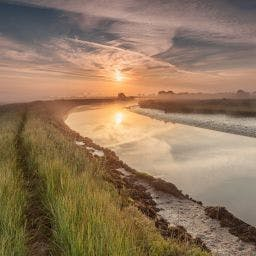
#> input picture natual_im_1.jpg, 256 x 256 px, found by its file name
$ python filtering.py
#> lines starting #> are read from the running program, lines starting #| are printed output that depends on the picture
### HW_6/butterworth_filter.py
import math
import numpy as np


class ButterworthFilter():

    def __init__(self):
        pass

    def __distance(self, point1,point2):
        return math.sqrt((point1[0]-point2[0])**2 + (point1[1]-point2[1])**2)

    # [17 lines left out: functions FPLP, FPHP, not called in this run]

### HW_6/filtering.py
from ideal_filter import IdealFilter
from butterworth_filter import ButterworthFilter
from PIL import Image
import numpy as np
import math, cv2
from matplotlib import pyplot as plt

if __name__ == "__main__":

    image_path = "/Users/marynavek/Projects/ImageProcessing/natual_im_1.jpg"

    image = cv2.imread(image_path, 0)
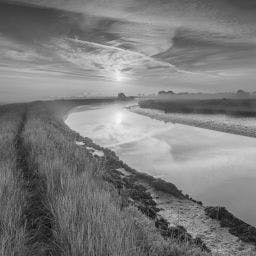
#> image: shape (256, 256); min 0, max 251, mean 123.9
    plt.imshow(image, cmap='gray')
    plt.show()
    imgTrans = np.fft.fftshift(np.fft.fft2(image))
    filter = ButterworthFilter()
#> (the run stopped early here; a loop or call above may not have finished)

$ run again, with natural_im_2.jpg copied over natual_im_1.jpg
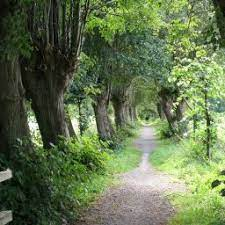
#> input picture natural_im_2.jpg, 225 x 225 px, found by its file name
#> `image = cv2.imread(image_path, 0)`:
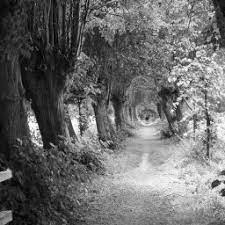
#> image: shape (225, 225); min 0, max 255, mean 106.5
